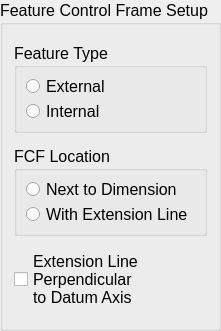
   <widget class="QGroupBox" name="groupBox_10">
    <property name="geometry">
     <rect>
      <x>940</x>
      <y>520</y>
      <width>221</width>
      <height>331</height>
     </rect>
    </property>
    <property name="font">
     <font>
      <pointsize>12</pointsize>
     </font>
    </property>
    <property name="title">
     <string>Feature Control Frame Setup</string>
    </property>
    <layout class="QVBoxLayout" name="verticalLayout_8">
     <item>
      <widget class="QGroupBox" name="groupBox_4">
       <property name="sizePolicy">
        <sizepolicy hsizetype="Preferred" vsizetype="Fixed">
         <horstretch>0</horstretch>
         <verstretch>0</verstretch>
        </sizepolicy>
       </property>
       <property name="minimumSize">
        <size>
         <width>0</width>
         <height>90</height>
        </size>
       </property>
       <property name="maximumSize">
        <size>
         <width>16777215</width>
         <height>90</height>
        </size>
       </property>
       <property name="font">
        <font>
         <pointsize>12</pointsize>
        </font>
       </property>
       <property name="title">
        <string>Feature Type</string>
       </property>
       <layout class="QVBoxLayout" name="verticalLayout_2">
        <item>
         <widget class="QRadioButton" name="extnlineperpdatumaxisyes_2">
          <property name="text">
           <string>External</string>
          </property>
         </widget>
        </item>
        <item>
         <widget class="QRadioButton" name="InternalFOS">
          <property name="text">
           <string>Internal</string>
          </property>
         </widget>
        </item>
       </layout>
      </widget>
     </item>
     <item>
      <widget class="QGroupBox" name="groupBox_3">
       <property name="sizePolicy">
        <sizepolicy hsizetype="Preferred" vsizetype="Fixed">
         <horstretch>0</horstretch>
         <verstretch>0</verstretch>
        </sizepolicy>
       </property>
       <property name="minimumSize">
        <size>
         <width>0</width>
         <height>90</height>
        </size>
       </property>
       <property name="maximumSize">
        <size>
         <width>16777215</width>
         <height>90</height>
        </size>
       </property>
       <property name="font">
        <font>
         <pointsize>12</pointsize>
        </font>
       </property>
       <property name="title">
        <string>FCF Location</string>
       </property>
       <layout class="QVBoxLayout" name="verticalLayout">
        <item>
         <widget class="QRadioButton" name="FCFnexttoDim">
          <property name="text">
           <string>Next to Dimension</string>
          </property>
         </widget>
        </item>
        <item>
         <widget class="QRadioButton" name="FCFwextenline">
          <property name="text">
           <string>With Extension Line</string>
          </property>
         </widget>
        </item>
       </layout>
      </widget>
     </item>
     <item>
      <widget class="QCheckBox" name="extnlineperpdatumaxis">
       <property name="font">
        <font>
         <pointsize>12</pointsize>
        </font>
       </property>
       <property name="text">
        <string>Extension Line
Perpendicular
to Datum Axis</string>
       </property>
      </widget>
     </item>
    </layout>
   </widget>
